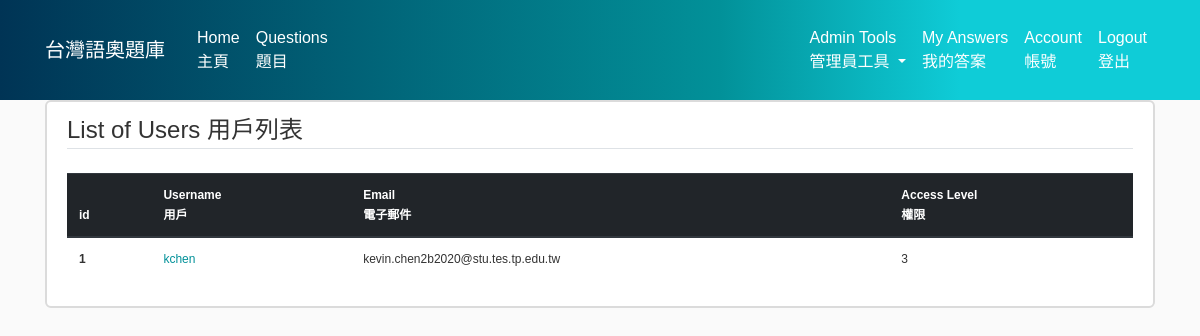
Screenshot of /user_list (signed in) with the database file from the repository.
### flasktol/models.py (models this page shows, shortened)
class User(db.Model, UserMixin):
    id = db.Column(db.Integer, primary_key=True)
    username = db.Column(db.String(20), unique=True, nullable=False)
    email = db.Column(db.String(120), unique=True, nullable=False)
    image_file = db.Column(db.String(20), nullable=False, default='default.jpg')
    password = db.Column(db.String(60), nullable=False)
    join_date = db.Column(db.DateTime, nullable=False, default=datetime.utcnow)
    access = db.Column(db.Integer, nullable=False, default=1)
    answers = db.relationship('Answer', backref='answerer', lazy=True)
    def is_admin(self):
        return self.access == 3

### flasktol/users/routes.py (the view)
@users.route("/user_list")
@login_required
def user_list():
    if not current_user.is_admin():
        abort(403)
    userlist = User.query.all()
    return render_template("user_list.html", title="User List 用戶列表", userlist=userlist)

### flasktol/models.py (called while the page is built)
@login_manager.user_loader
def load_user(user_id):
    return User.query.get(int(user_id))

### flasktol/templates/user_list.html
{% extends "layout.html" %}
{% block content %}
        <article class="media content-section">
          <div class="media-body">
          <legend class='border-bottom mb-4'>List of Users 用戶列表</legend>
            <table class="table">
              <thead class="thead-dark">
                <tr>
                  <th scope="col">id</th>
                  <th scope="col">Username<div style="height: 2px;"></div>用戶</th>
                  <th scope="col">Email<div style="height: 2px;"></div>電子郵件</th>
                  <th scope="col">Access Level<div style="height: 2px;"></div>權限</th>
                </tr>
              </thead>
              <tbody>
                {% for user in userlist%}
                    <tr>
                      <th scope="row">{{user.id}}</th>
                      <td><a href='{{url_for("users.account", username=user.username)}}''>{{user.username}}</a></td>
                      <td>{{user.email}}</td>
                      <td>{{user.access}}</td>
                    </tr>
                {% endfor %}
              </tbody>
            </table>
          </div>
        </article>
{% endblock content%}

### flasktol/static/main.css (style rules this page uses)
body { background: #fafafa; color: #333333; margin-top: 5rem; }
.content-section { background: #ffffff; padding: 10px 20px; border: 2px solid #DBDBDB; border-radius: 6px; margin-bottom: 20px; }
a { color: #029199; }

### flasktol/templates/layout.html (style rules this page uses)
body { font-family: 'Noto Sans TC', sans-serif; }
table { font-size: 75%; }

### rows the page displays
User: id "1", username "kchen", email "kevin.chen2b2020@stu.tes.tp.edu.tw", access "3"
